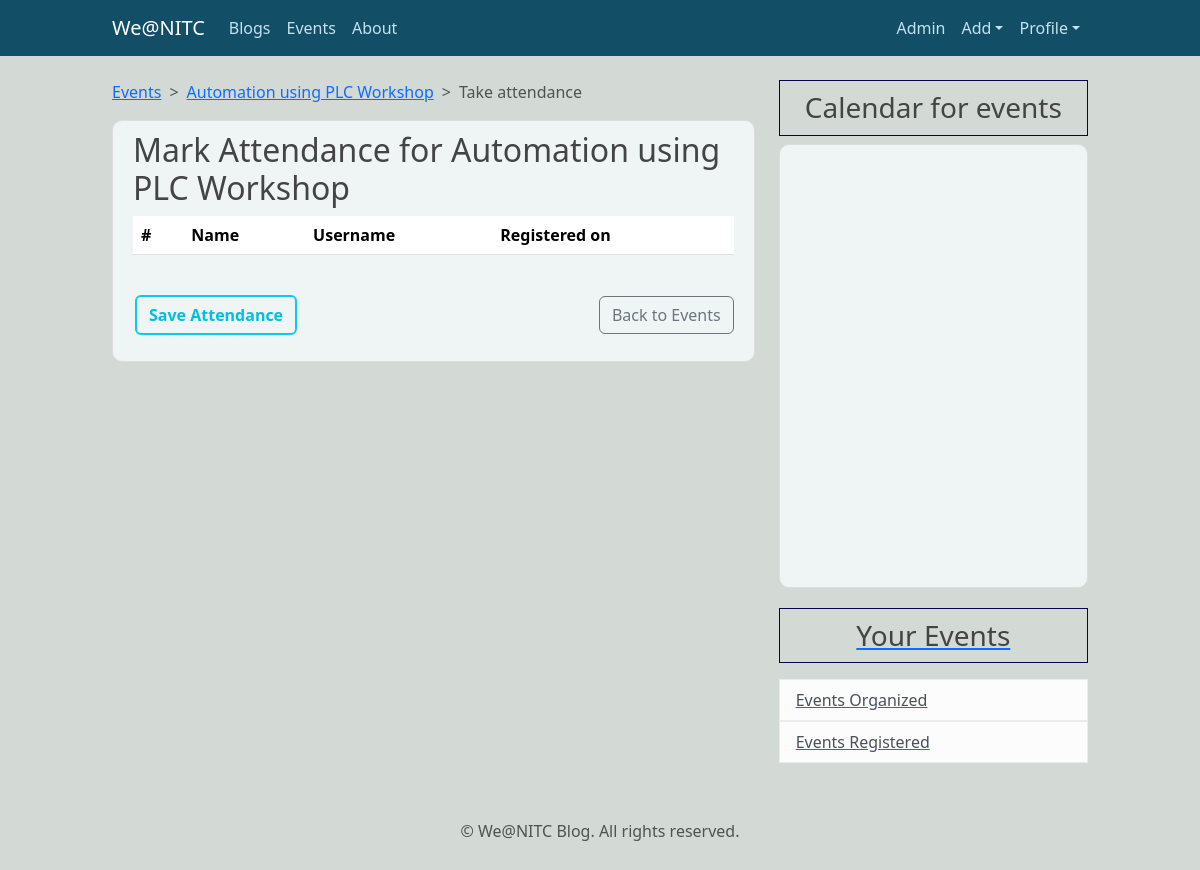
Before: /events/event/12/attendance (signed in) with the older database file.
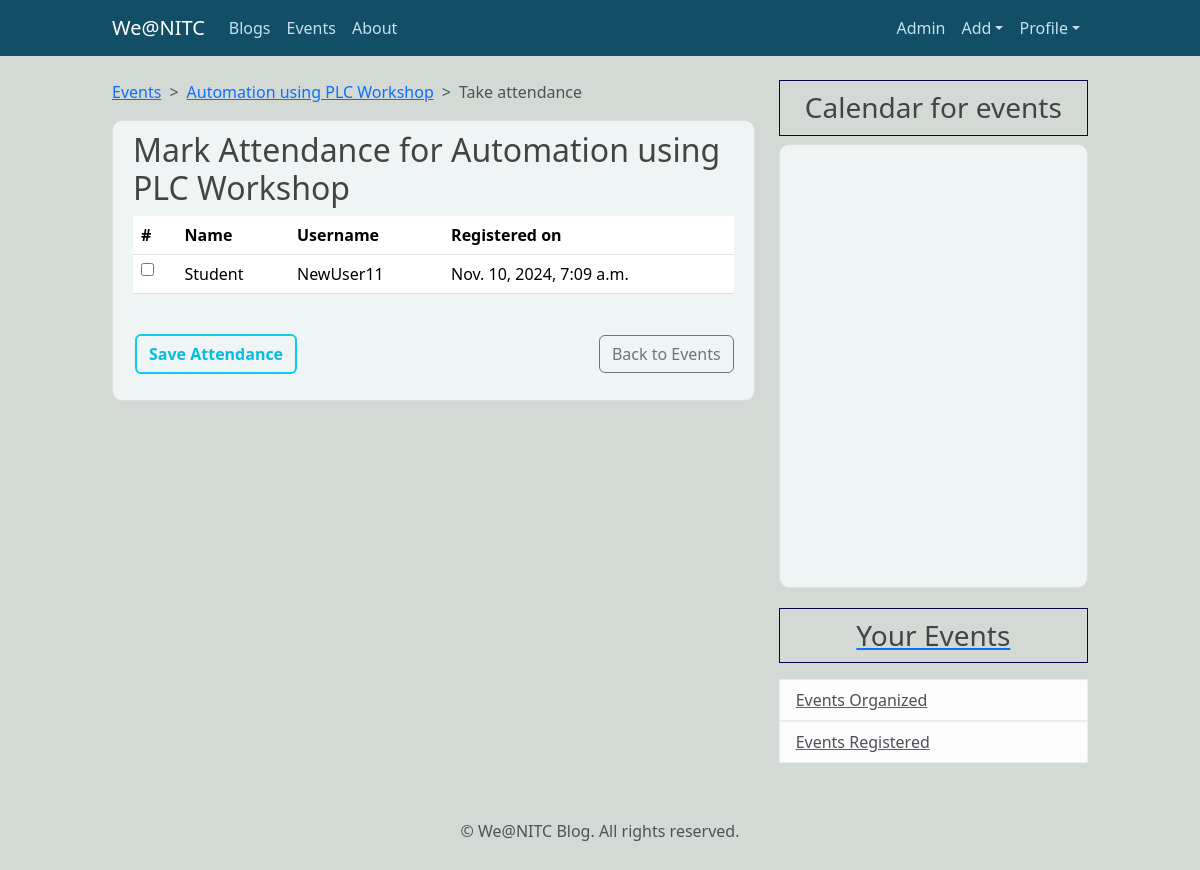
After: the same page with the newer database file.
### events/models.py (models this page shows, shortened)
class EventParticipant(models.Model):
    event = models.ForeignKey(Event, on_delete=models.CASCADE, related_name="participants")
    user = models.ForeignKey(User, on_delete=models.CASCADE, related_name='registered_events')
    registered_at = models.DateTimeField(auto_now_add=True)
    attended = models.BooleanField(default=False)  # New field for attendance
    class Meta:
        unique_together = ('event', 'user')  # Each user can only participate once

### events/views.py (the view, shortened to what this page needs)
# urls.py: path('event/<int:pk>/attendance',views.MarkAttendanceView.as_view(),name='attendance'),
class MarkAttendanceView(LoginRequiredMixin, UserPassesTestMixin, ListView):
    model = EventParticipant
    template_name = 'events/mark_attendance.html'
    context_object_name = 'participants'
    def get_queryset(self):
        event = get_object_or_404(Event, pk=self.kwargs['pk'])
        return EventParticipant.objects.filter(event=event)
    def get_context_data(self, **kwargs):
        context = super().get_context_data(**kwargs)
        context['event'] = get_object_or_404(Event, pk=self.kwargs['pk'])  # Add the event to context
        context['cal'] = "events"
        return context
    def test_func(self):
        event = get_object_or_404(Event, pk=self.kwargs['pk'])
        return self.request.user == event.organizer

### events/templates/events/mark_attendance.html (shortened to what this page needs)
{% extends "blog/base.html" %}
{% block content %}
<nav style="--bs-breadcrumb-divider: '>';" aria-label="breadcrumb">
  <ol class="breadcrumb">
      <li class="breadcrumb-item"><a href="{% url 'event-list' %}">Events</a></li>
      <li class="breadcrumb-item"><a href="{% url 'event-detail' event.id %}" >{{ event.name }}</a></li>
      <li class="breadcrumb-item active" aria-current="page">Take attendance</li>
  </ol>
</nav>
<article class="media content-section " >
  <h2>Mark Attendance for {{ event.name }}</h2>
  <form method="post">
    <table class="table">
      <thead>
        <tr>
          <th scope="col">#</th>
          <th scope="col">Name</th>
          <th scope="col">Username</th>
          <th scope="col">Registered on</th>
        </tr>
      </thead>
      <tbody>
        {% for participant in participants %}
        <tr>
          <td><input type="checkbox" name="attended_{{ participant.id }}" {% if participant.attended %}checked{% endif %}></td>
          <td>{{ participant.user.first_name }}</td>
          <td>{{ participant.user.username }}</td>
          <td>{{ participant.registered_at }}</td>
        </tr>
        {% endfor %}
      </tbody>
    </table>
    <div class="form-group d-flex align-items-center justify-content-between">
    <button type="submit" class="btn btn-outline-info btn-outline-custom mt-4">Save Attendance</button>
    <a class="btn btn-outline-secondary mt-4" href="{% url 'event-detail' event.id %}">
      Back to Events
    </a>
    </div>
  </form>
</article>
{% endblock %}

Changed rows visible on the page:
added EventParticipant: user.first_name "Student", user.username "NewUser11", registered_at "Nov. 10, 2024, 7:09 a.m."
